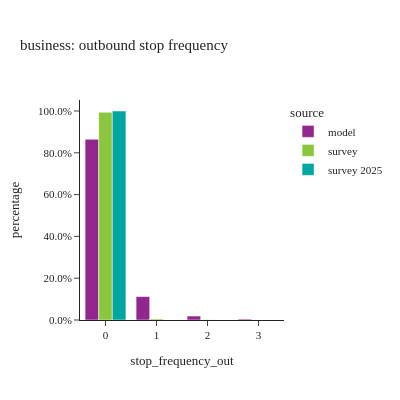
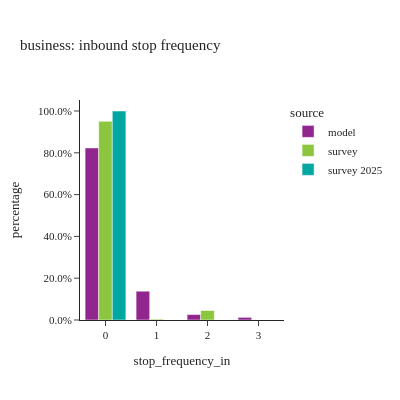
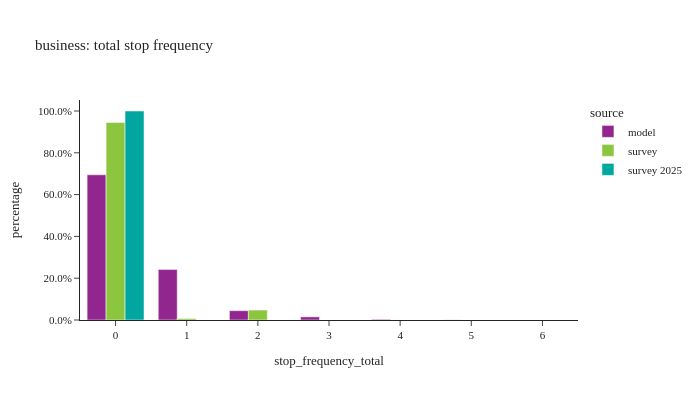

The notebook cell these images were saved under, in order:
### Code cell
#| layout: [[1,1], [1]]
stopfreq_by_tourtype(tour_data, "business")

### Figure 1 — Plotly figure (JSON) as saved in the notebook; plotly's stock layout.template omitted (floating-point values rounded to 4 significant figures)
{"data": [{"alignmentgroup": "True", "customdata": [[58541], [7592], [1285], [293]], "hovertemplate": "source=model<br>stop_frequency_out=%{x}<br>percentage=%{y}<br>sample_size=%{customdata[0]}<extra></extra>", "legendgroup": "model", "marker": {"color": "#91268F", "pattern": {"shape": ""}}, "name": "model", "offsetgroup": "model", "orientation": "v", "showlegend": true, "textposition": "auto", "type": "bar", "x": ["0", "1", "2", "3"], "xaxis": "x", "y": [0.8646, 0.1121, 0.01898, 0.004327], "yaxis": "y"}, {"alignmentgroup": "True", "customdata": [[56], [5], [1], [1]], "hovertemplate": "source=survey<br>stop_frequency_out=%{x}<br>percentage=%{y}<br>sample_size=%{customdata[0]}<extra></extra>", "legendgroup": "survey", "marker": {"color": "#8CC63E", "pattern": {"shape": ""}}, "name": "survey", "offsetgroup": "survey", "orientation": "v", "showlegend": true, "textposition": "auto", "type": "bar", "x": ["0", "1", "2", "3"], "xaxis": "x", "y": [0.9939, 0.005057, 0.001076, 0.0], "yaxis": "y"}, {"alignmentgroup": "True", "customdata": [[1]], "hovertemplate": "source=survey 2025<br>stop_frequency_out=%{x}<br>percentage=%{y}<br>sample_size=%{customdata[0]}<extra></extra>", "legendgroup": "survey 2025", "marker": {"color": "#00A7A0", "pattern": {"shape": ""}}, "name": "survey 2025", "offsetgroup": "survey 2025", "orientation": "v", "showlegend": true, "textposition": "auto", "type": "bar", "x": ["0"], "xaxis": "x", "y": [1.0], "yaxis": "y"}], "layout": {"barmode": "group", "height": 400, "legend": {"title": {"text": "source"}, "tracegroupgap": 0}, "title": {"text": "business: outbound stop frequency"}, "width": 400, "xaxis": {"anchor": "y", "domain": [0.0, 1.0], "title": {"text": "stop_frequency_out"}}, "yaxis": {"anchor": "x", "domain": [0.0, 1.0], "tickformat": ".1%", "title": {"text": "percentage"}}}}

### Figure 2 — Plotly figure (JSON) as saved in the notebook; plotly's stock layout.template omitted (floating-point values rounded to 4 significant figures)
{"data": [{"alignmentgroup": "True", "customdata": [[55747], [9329], [1776], [859]], "hovertemplate": "source=model<br>stop_frequency_in=%{x}<br>percentage=%{y}<br>sample_size=%{customdata[0]}<extra></extra>", "legendgroup": "model", "marker": {"color": "#91268F", "pattern": {"shape": ""}}, "name": "model", "offsetgroup": "model", "orientation": "v", "showlegend": true, "textposition": "auto", "type": "bar", "x": ["0", "1", "2", "3"], "xaxis": "x", "y": [0.8233, 0.1378, 0.02623, 0.01269], "yaxis": "y"}, {"alignmentgroup": "True", "customdata": [[54], [7], [1], [1]], "hovertemplate": "source=survey<br>stop_frequency_in=%{x}<br>percentage=%{y}<br>sample_size=%{customdata[0]}<extra></extra>", "legendgroup": "survey", "marker": {"color": "#8CC63E", "pattern": {"shape": ""}}, "name": "survey", "offsetgroup": "survey", "orientation": "v", "showlegend": true, "textposition": "auto", "type": "bar", "x": ["0", "1", "2", "3"], "xaxis": "x", "y": [0.9505, 0.003988, 0.04549, 0.0], "yaxis": "y"}, {"alignmentgroup": "True", "customdata": [[1]], "hovertemplate": "source=survey 2025<br>stop_frequency_in=%{x}<br>percentage=%{y}<br>sample_size=%{customdata[0]}<extra></extra>", "legendgroup": "survey 2025", "marker": {"color": "#00A7A0", "pattern": {"shape": ""}}, "name": "survey 2025", "offsetgroup": "survey 2025", "orientation": "v", "showlegend": true, "textposition": "auto", "type": "bar", "x": ["0"], "xaxis": "x", "y": [1.0], "yaxis": "y"}], "layout": {"barmode": "group", "height": 400, "legend": {"title": {"text": "source"}, "tracegroupgap": 0}, "title": {"text": "business: inbound stop frequency"}, "width": 400, "xaxis": {"anchor": "y", "domain": [0.0, 1.0], "title": {"text": "stop_frequency_in"}}, "yaxis": {"anchor": "x", "domain": [0.0, 1.0], "tickformat": ".1%", "title": {"text": "percentage"}}}}

### Figure 3 — Plotly figure (JSON) as saved in the notebook; plotly's stock layout.template omitted (floating-point values rounded to 4 significant figures)
{"data": [{"alignmentgroup": "True", "customdata": [[47049], [16375], [3027], [1013], [210], [31], [6]], "hovertemplate": "source=model<br>stop_frequency_total=%{x}<br>percentage=%{y}<br>sample_size=%{customdata[0]}<extra></extra>", "legendgroup": "model", "marker": {"color": "#91268F", "pattern": {"shape": ""}}, "name": "model", "offsetgroup": "model", "orientation": "v", "showlegend": true, "textposition": "auto", "type": "bar", "x": [0.0, 1.0, 2.0, 3.0, 4.0, 5.0, 6.0], "xaxis": "x", "y": [0.6949, 0.2418, 0.0447, 0.01496, 0.003101, 0.0004578, 8.861e-05], "yaxis": "y"}, {"alignmentgroup": "True", "customdata": [[51], [6], [5], [1]], "hovertemplate": "source=survey<br>stop_frequency_total=%{x}<br>percentage=%{y}<br>sample_size=%{customdata[0]}<extra></extra>", "legendgroup": "survey", "marker": {"color": "#8CC63E", "pattern": {"shape": ""}}, "name": "survey", "offsetgroup": "survey", "orientation": "v", "showlegend": true, "textposition": "auto", "type": "bar", "x": [0.0, 1.0, 2.0, 6.0], "xaxis": "x", "y": [0.9454, 0.007036, 0.04757, 0.0], "yaxis": "y"}, {"alignmentgroup": "True", "customdata": [[1]], "hovertemplate": "source=survey 2025<br>stop_frequency_total=%{x}<br>percentage=%{y}<br>sample_size=%{customdata[0]}<extra></extra>", "legendgroup": "survey 2025", "marker": {"color": "#00A7A0", "pattern": {"shape": ""}}, "name": "survey 2025", "offsetgroup": "survey 2025", "orientation": "v", "showlegend": true, "textposition": "auto", "type": "bar", "x": [0.0], "xaxis": "x", "y": [1.0], "yaxis": "y"}], "layout": {"barmode": "group", "height": 400, "legend": {"title": {"text": "source"}, "tracegroupgap": 0}, "title": {"text": "business: total stop frequency"}, "width": 700, "xaxis": {"anchor": "y", "domain": [0.0, 1.0], "title": {"text": "stop_frequency_total"}}, "yaxis": {"anchor": "x", "domain": [0.0, 1.0], "tickformat": ".1%", "title": {"text": "percentage"}}}}
